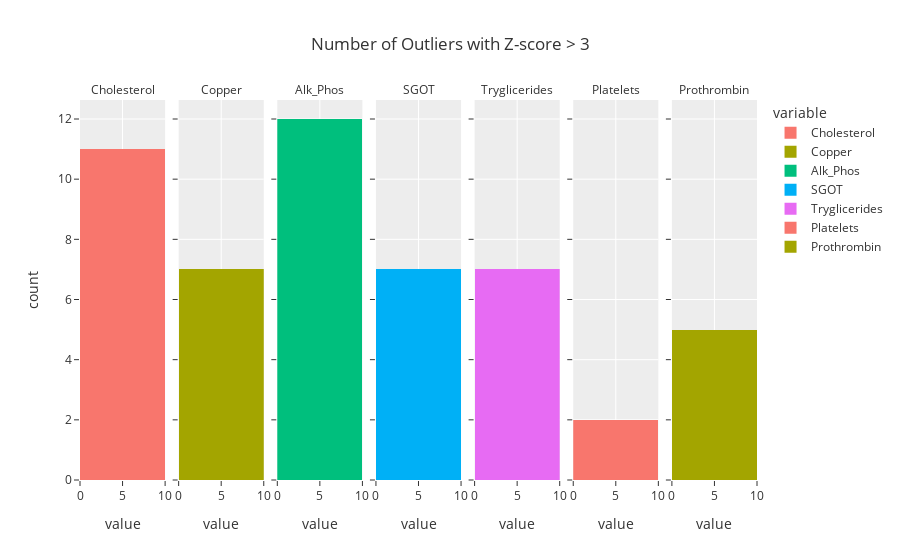

Source (notebook cell):
### Markdown cell above
- Many outliers appear to be present based off of these plots.
- A higher concentration of these outliers fall between 2 and 3 standard deviations from their respective means.

### Code cell
px.histogram(
    normalized_df[normalized_df >3].melt(),
    x= 'value',
    facet_col= 'variable',
    color= 'variable',
    nbins= 1,
    template= 'ggplot2',
    title= "Number of Outliers with Z-score > 3"
    
).for_each_annotation(lambda a: a.update(text=a.text.split("=")[-1])).show()

### Figure 1 — Plotly figure (JSON) as saved in the notebook; plotly's stock layout.template omitted (floating-point values rounded to 4 significant figures; data arrays with more than 128 entries replaced by an {"elided": "..."} marker saying what was removed)
{"data": [{"alignmentgroup": "True", "bingroup": "x", "hovertemplate": "variable=Cholesterol<br>value=%{x}<br>count=%{y}<extra></extra>", "legendgroup": "Cholesterol", "marker": {"color": "#F8766D", "pattern": {"shape": ""}}, "name": "Cholesterol", "nbinsx": 1, "offsetgroup": "Cholesterol", "orientation": "v", "showlegend": true, "type": "histogram", "x": {"elided": "418 float values"}, "xaxis": "x", "yaxis": "y"}, {"alignmentgroup": "True", "bingroup": "x", "hovertemplate": "variable=Copper<br>value=%{x}<br>count=%{y}<extra></extra>", "legendgroup": "Copper", "marker": {"color": "#A3A500", "pattern": {"shape": ""}}, "name": "Copper", "nbinsx": 1, "offsetgroup": "Copper", "orientation": "v", "showlegend": true, "type": "histogram", "x": {"elided": "418 float values"}, "xaxis": "x2", "yaxis": "y2"}, {"alignmentgroup": "True", "bingroup": "x", "hovertemplate": "variable=Alk_Phos<br>value=%{x}<br>count=%{y}<extra></extra>", "legendgroup": "Alk_Phos", "marker": {"color": "#00BF7D", "pattern": {"shape": ""}}, "name": "Alk_Phos", "nbinsx": 1, "offsetgroup": "Alk_Phos", "orientation": "v", "showlegend": true, "type": "histogram", "x": {"elided": "418 float values"}, "xaxis": "x3", "yaxis": "y3"}, {"alignmentgroup": "True", "bingroup": "x", "hovertemplate": "variable=SGOT<br>value=%{x}<br>count=%{y}<extra></extra>", "legendgroup": "SGOT", "marker": {"color": "#00B0F6", "pattern": {"shape": ""}}, "name": "SGOT", "nbinsx": 1, "offsetgroup": "SGOT", "orientation": "v", "showlegend": true, "type": "histogram", "x": {"elided": "418 float values"}, "xaxis": "x4", "yaxis": "y4"}, {"alignmentgroup": "True", "bingroup": "x", "hovertemplate": "variable=Tryglicerides<br>value=%{x}<br>count=%{y}<extra></extra>", "legendgroup": "Tryglicerides", "marker": {"color": "#E76BF3", "pattern": {"shape": ""}}, "name": "Tryglicerides", "nbinsx": 1, "offsetgroup": "Tryglicerides", "orientation": "v", "showlegend": true, "type": "histogram", "x": {"elided": "418 float values"}, "xaxis": "x5", "yaxis": "y5"}, {"alignmentgroup": "True", "bingroup": "x", "hovertemplate": "variable=Platelets<br>value=%{x}<br>count=%{y}<extra></extra>", "legendgroup": "Platelets", "marker": {"color": "#F8766D", "pattern": {"shape": ""}}, "name": "Platelets", "nbinsx": 1, "offsetgroup": "Platelets", "orientation": "v", "showlegend": true, "type": "histogram", "x": {"elided": "418 float values"}, "xaxis": "x6", "yaxis": "y6"}, {"alignmentgroup": "True", "bingroup": "x", "hovertemplate": "variable=Prothrombin<br>value=%{x}<br>count=%{y}<extra></extra>", "legendgroup": "Prothrombin", "marker": {"color": "#A3A500", "pattern": {"shape": ""}}, "name": "Prothrombin", "nbinsx": 1, "offsetgroup": "Prothrombin", "orientation": "v", "showlegend": true, "type": "histogram", "x": {"elided": "418 float values"}, "xaxis": "x7", "yaxis": "y7"}], "layout": {"annotations": [{"font": {}, "showarrow": false, "text": "Cholesterol", "x": 0.06286, "xanchor": "center", "xref": "paper", "y": 1, "yanchor": "bottom", "yref": "paper"}, {"font": {}, "showarrow": false, "text": "Copper", "x": 0.2086, "xanchor": "center", "xref": "paper", "y": 1, "yanchor": "bottom", "yref": "paper"}, {"font": {}, "showarrow": false, "text": "Alk_Phos", "x": 0.3543, "xanchor": "center", "xref": "paper", "y": 1, "yanchor": "bottom", "yref": "paper"}, {"font": {}, "showarrow": false, "text": "SGOT", "x": 0.5, "xanchor": "center", "xref": "paper", "y": 1, "yanchor": "bottom", "yref": "paper"}, {"font": {}, "showarrow": false, "text": "Tryglicerides", "x": 0.6457, "xanchor": "center", "xref": "paper", "y": 1, "yanchor": "bottom", "yref": "paper"}, {"font": {}, "showarrow": false, "text": "Platelets", "x": 0.7914, "xanchor": "center", "xref": "paper", "y": 1, "yanchor": "bottom", "yref": "paper"}, {"font": {}, "showarrow": false, "text": "Prothrombin", "x": 0.9371, "xanchor": "center", "xref": "paper", "y": 1, "yanchor": "bottom", "yref": "paper"}], "barmode": "relative", "legend": {"title": {"text": "variable"}, "tracegroupgap": 0}, "title": {"text": "Number of Outliers with Z-score > 3"}, "xaxis": {"anchor": "y", "domain": [0, 0.1257], "title": {"text": "value"}}, "xaxis2": {"anchor": "y2", "domain": [0.1457, 0.2714], "matches": "x", "title": {"text": "value"}}, "xaxis3": {"anchor": "y3", "domain": [0.2914, 0.4171], "matches": "x", "title": {"text": "value"}}, "xaxis4": {"anchor": "y4", "domain": [0.4371, 0.5629], "matches": "x", "title": {"text": "value"}}, "xaxis5": {"anchor": "y5", "domain": [0.5829, 0.7086], "matches": "x", "title": {"text": "value"}}, "xaxis6": {"anchor": "y6", "domain": [0.7286, 0.8543], "matches": "x", "title": {"text": "value"}}, "xaxis7": {"anchor": "y7", "domain": [0.8743, 1.0], "matches": "x", "title": {"text": "value"}}, "yaxis": {"anchor": "x", "domain": [0, 1], "title": {"text": "count"}}, "yaxis2": {"anchor": "x2", "domain": [0, 1], "matches": "y", "showticklabels": false}, "yaxis3": {"anchor": "x3", "domain": [0, 1], "matches": "y", "showticklabels": false}, "yaxis4": {"anchor": "x4", "domain": [0, 1], "matches": "y", "showticklabels": false}, "yaxis5": {"anchor": "x5", "domain": [0, 1], "matches": "y", "showticklabels": false}, "yaxis6": {"anchor": "x6", "domain": [0, 1], "matches": "y", "showticklabels": false}, "yaxis7": {"anchor": "x7", "domain": [0, 1], "matches": "y", "showticklabels": false}}}
